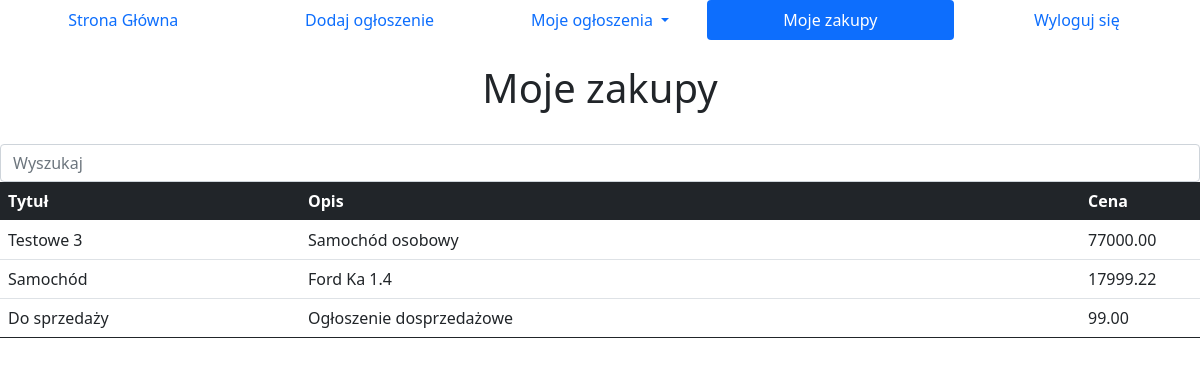
The app's page /my_shopping (signed in) with its own data.
### tables this page shows
CREATE TABLE "notices"
(
    id          INTEGER
        primary key,
    title       TEXT    not null,
    description TEXT    not null,
    price       FLOAT   not null,
    id_buyer    INTEGER,
    id_seller   INTEGER not null
);

### Flask.py (the view)
@app.route('/my_shopping', methods=['GET', 'POST'])
def myShopping():
    if 'user' in session:
        con = sqlite3.connect(DATABASE)
        cur = con.cursor()
        cur.execute("select * from users where username=?",(session['user'],))
        users = cur.fetchall();
        if len(users)<=0:
            return redirect(url_for('index'))
        else:
            con = sqlite3.connect(DATABASE)
            cur = con.cursor()
            cur.execute("select * from notices where id_buyer==?",(users[0][0],))
            notices = cur.fetchall();
            return render_template('myShopping.html', notices = notices)
    else:
        return redirect(url_for('index'))

### templates/myShopping.html (shortened to what this page needs)
<html>
    <head>
        <link href="https://cdn.jsdelivr.net/npm/bootstrap@5.0.0-beta1/dist/css/bootstrap.min.css" rel="stylesheet"
>
      </head>
<body>
    <nav class="nav nav-pills nav-justified">
        <a class="nav-item nav-link" href=/>Strona Główna</a>
        <a class="nav-item nav-link" href=/new_notice>Dodaj ogłoszenie</a>
        <li class="nav-item dropdown">
          <a class="nav-link dropdown-toggle" id="navbarDropdown" role="button" data-bs-toggle="dropdown" aria-expanded="false">
            Moje ogłoszenia
          </a>
        </li>
        <a class="nav-item nav-link active" href=/my_shopping>Moje zakupy</a>
        <a class="nav-item nav-link" href=/logout>Wyloguj się</a>
      </nav>
      <br>
      <h1><center>Moje zakupy<center></h1>
      <br>
      <center><input class="form-control" type="text" id="myInput" onkeyup="myFunction()" placeholder="Wyszukaj"><center>
      <table id="myTable" class="table">
        <thead class="table-dark">
          <th style="width:25%;">Tytuł</th>
          <th style="width:65%;">Opis</th>
          <th style="width:10%;">Cena</th>
        </thead>
        <tbody>
          {% for notice in notices %}
           <tr>
              <td>{{notice[1]}}</td>
              <td>{{notice[2]}}</td>
              <td></td>
           </tr>
        {% endfor %}
      </table>
</body>
</html>

### records on screen
notices: title "Testowe 3", description "Samochód osobowy"
notices: title "Samochód", description "Ford Ka 1.4"
notices: title "Do sprzedaży", description "Ogłoszenie dosprzedażowe"
